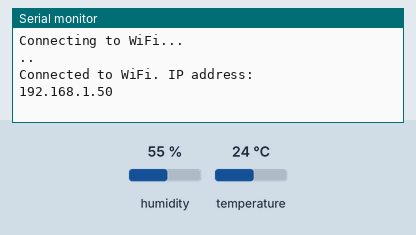
This sketch was run on a simulated ESP32. Parts: the last lines printed to the serial monitor. The test bench sets the inputs (shaded band); at power-on: humidity 55 %, temperature 24 °C. WiFi joins after 1.5 s; servers stay silent unless stated; uploads are accepted with an empty reply.

Above: at 3.2 s.
3.3 s: humidity set to 22 %
At 11.2 s:
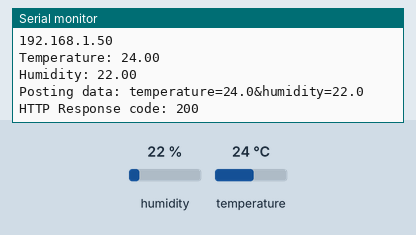
11.5 s: temperature set to 12 °C
13.0 s: humidity set to 40 %
At 20.18 s:
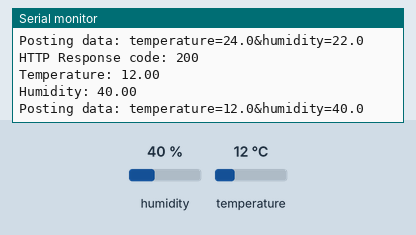

Measured:
- after the input at 3.3 s, the serial monitor: prints a new line after 6.7 s (image 1)
- after the input at 13.0 s, the serial monitor: prints a new line after 7.0 s (image 2)

The sketch:

UTS.ino
```cpp
#include <WiFi.h>
#include <WebServer.h>
#include <Adafruit_Sensor.h>
#include <DHT.h>
#include <HTTPClient.h>

const char* ssid = "Kost ema eksklusif";
const char* password = "gejayan251124";
const char* serverName = "http://192.168.18.10/insert.php";

unsigned long lastTime = 0;
unsigned long timerDelay = 10000; // 10 detik interval

#define DHTPIN 4
#define DHTTYPE DHT11

DHT dht(DHTPIN, DHTTYPE);
WebServer server(80);

// Fungsi pembaca suhu
String readDHTTemperature() {
  float t = dht.readTemperature();
  if (isnan(t)) {
    Serial.println("Failed to read from DHT sensor!");
    return "--";
  } else {
    Serial.println("Temperature: " + String(t));
    return String(t, 1);
  }
}

// Fungsi pembaca kelembaban
String readDHTHumidity() {
  float h = dht.readHumidity();
  if (isnan(h)) {
    Serial.println("Failed to read from DHT sensor!");
    return "--";
  } else {
    Serial.println("Humidity: " + String(h));
    return String(h, 1);
  }
}

// HTML template
const char index_html[] PROGMEM = R"rawliteral(
<!DOCTYPE HTML><html>
<head>
  <meta name="viewport" content="width=device-width, initial-scale=1">
  <link rel="stylesheet" href="https://cdnjs.cloudflare.com/ajax/libs/font-awesome/6.0.0/css/all.min.css">
  <style>
    html {
      font-family: Arial;
      text-align: center;
    }
    h2 {
      font-size: 2.5rem;
    }
    p {
      font-size: 2.0rem;
    }
    .units {
      font-size: 1.2rem;
    }
    .dht-labels {
      font-size: 1.5rem;
      padding-bottom: 15px;
    }
  </style>
</head>
<body>
  <h2>ESP32 DHT Server</h2>
  <p>
    <i class="fas fa-thermometer-half" style="color:#059e8a;"></i>
    <span class="dht-labels">Temperature</span>
    <span id="temperature">%TEMPERATURE%</span>
    <sup class="units">&deg;C</sup>
  </p>
  <p>
    <i class="fas fa-tint" style="color:#00add6;"></i>
    <span class="dht-labels">Humidity</span>
    <span id="humidity">%HUMIDITY%</span>
    <sup class="units">%</sup>
  </p>
</body>
<script>
setInterval(function () {
  fetch("/temperature").then(response => response.text()).then(data => {
    document.getElementById("temperature").innerHTML = data;
  });
}, 10000);

setInterval(function () {
  fetch("/humidity").then(response => response.text()).then(data => {
    document.getElementById("humidity").innerHTML = data;
  });
}, 10000);
</script>
</html>)rawliteral";

// Fungsi untuk replace placeholder HTML
String processor(const String& var) {
  if (var == "TEMPERATURE") return readDHTTemperature();
  else if (var == "HUMIDITY") return readDHTHumidity();
  return String();
}


void setup() {
  Serial.begin(115200);
  dht.begin();

  WiFi.begin(ssid, password);
  Serial.println("Connecting to WiFi...");
  while (WiFi.status() != WL_CONNECTED) {
    delay(1000);
    Serial.print(".");
  }
  Serial.println("\nConnected to WiFi. IP address: ");
  Serial.println(WiFi.localIP());

  // Route halaman utama
  server.on("/", HTTP_GET, []() {
    String html = index_html;
    html.replace("%TEMPERATURE%", readDHTTemperature());
    html.replace("%HUMIDITY%", readDHTHumidity());
    server.send(200, "text/html", html);
  });

  // Route suhu
  server.on("/temperature", HTTP_GET, []() {
    server.send(200, "text/plain", readDHTTemperature());
  });

  // Route kelembaban
  server.on("/humidity", HTTP_GET, []() {
    server.send(200, "text/plain", readDHTHumidity());
  });

  server.begin();

}

void postDataToServer() {
  if (WiFi.status() == WL_CONNECTED) {
    HTTPClient http;

    String temperature = readDHTTemperature();
    String humidity = readDHTHumidity();

    // Cek kalau datanya valid
    if (temperature == "--" || humidity == "--") {
      Serial.println("Sensor error, tidak kirim data.");
      return;
    }

    http.begin(serverName);
    http.addHeader("Content-Type", "application/x-www-form-urlencoded");

    String httpRequestData = "temperature=" + temperature + "&humidity=" + humidity;
    Serial.println("Posting data: " + httpRequestData);

    int httpResponseCode = http.POST(httpRequestData);

    if (httpResponseCode > 0) {
      Serial.print("HTTP Response code: ");
      Serial.println(httpResponseCode);
    } else {
      Serial.print("Error code: ");
      Serial.println(httpResponseCode);
    }
    http.end();
  } else {
    Serial.println("WiFi disconnected");
  }
}

void loop() {
  server.handleClient();
  unsigned long currentTime = millis();
  if (currentTime - lastTime >= timerDelay) {
    lastTime = currentTime;
    postDataToServer();
  }
}
```
